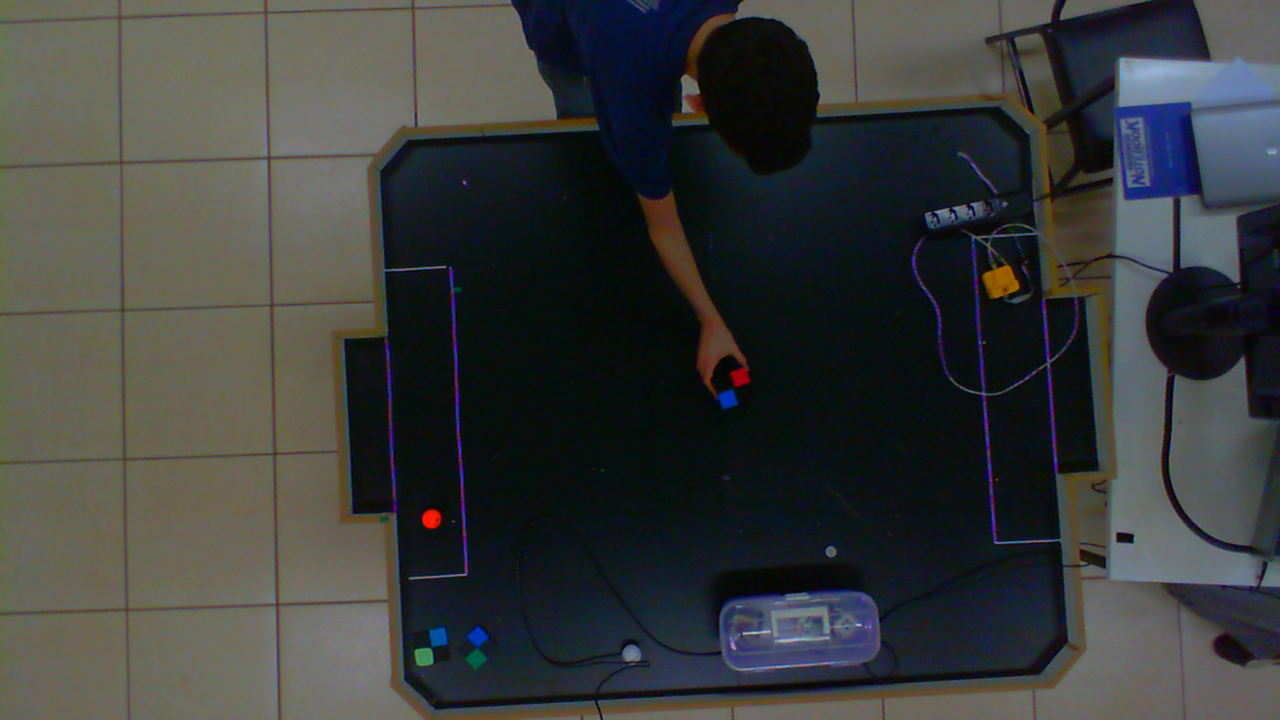
#> input picture test.png, 1280 x 720 px
$ python -i calibrate.py   (imports and definitions only)   (Python 2 division)   (older library calls are emulated)
#> lines starting #> are read from the running program, lines starting #| are printed output that depends on the picture; after the words box and inside, x2 and y2 are one past the last pixel; in counts of white or black regions, pixels touching at a corner belong together
#> further down, picture is the input picture: shape (720, 1280, 3); mean B, G, R 59.9, 61.3, 59
### arena/robos.py
import csv
import numpy as np


class LIATime():
    def __init__(self,nrobos = 4):
        self.nrobos = nrobos
        self.robos = []
        self._carrega_init()
    def _carrega_init(self):
        f = csv.DictReader(open('init.csv'),delimiter =',')
#> (reads arena/init.csv from the repository)
        for row in f:
            obj = LIARobo(row['id'],row['nome'])
            for tcor in ['cor1','cor2']:
                if row[tcor] != None:
                    v = row[tcor].strip('(').strip(')').split('#')
                    v0 = v[0].split(':')
                    v1 = v[1].split(':')
                    tcormin = np.array([int(v0[0]),int(v0[1]),int(v0[2])])
                    tcormax = np.array([int(v1[0]),int(v1[1]),int(v1[2])])
                    obj.icores.append((tcormin,tcormax))
            self.robos.append(obj)

    # [11 lines left out: functions lista_robos, _salva_init, not called in this run]


class LIARobo():
    def __init__(self,id,nome):
        self.id = id
        self.nome = nome
        self.lcores = []
        self.icores = []


    # [26 lines left out: functions atualiza_icores, salva_str, not called in this run]

### arena/calibrate.py
#!/usr/bin/python
import numpy as np

import cv2

import unittest
from sklearn.cluster import KMeans
import scipy
import robos


class CalibrateTest(unittest.TestCase):
    # [5 lines left out: function test_find, not called in this run]


class CalibrateObject():
    def __init__(self):
        self.centers = None
        self.frame = None
        self.hsv = None
        self.frame_undo = None
        self.mouse_click = None
        self.square_train = 20
        self.hsv = None
        self.clicked = False
        self.nrobo = 0
        self.time = robos.LIATime()
        self.enable_mean_shift = True
        self.actual_hcolor = []
        self.valid_distance = 10
        self.boundaries = []
        self.cropped = False


    def set_frame(self, frame):
        self.frame = frame
        self.hsv = cv2.cvtColor(self.frame, cv2.COLOR_BGR2HSV)
#> self.hsv: shape (720, 1280, 3); mean H, S, V 69.3, 97.2, 69.6
        tmin = np.array([0,28,64])
        tmax = np.array([255,255,255])
        self.thsv = cv2.inRange(self.hsv,tmin,tmax)
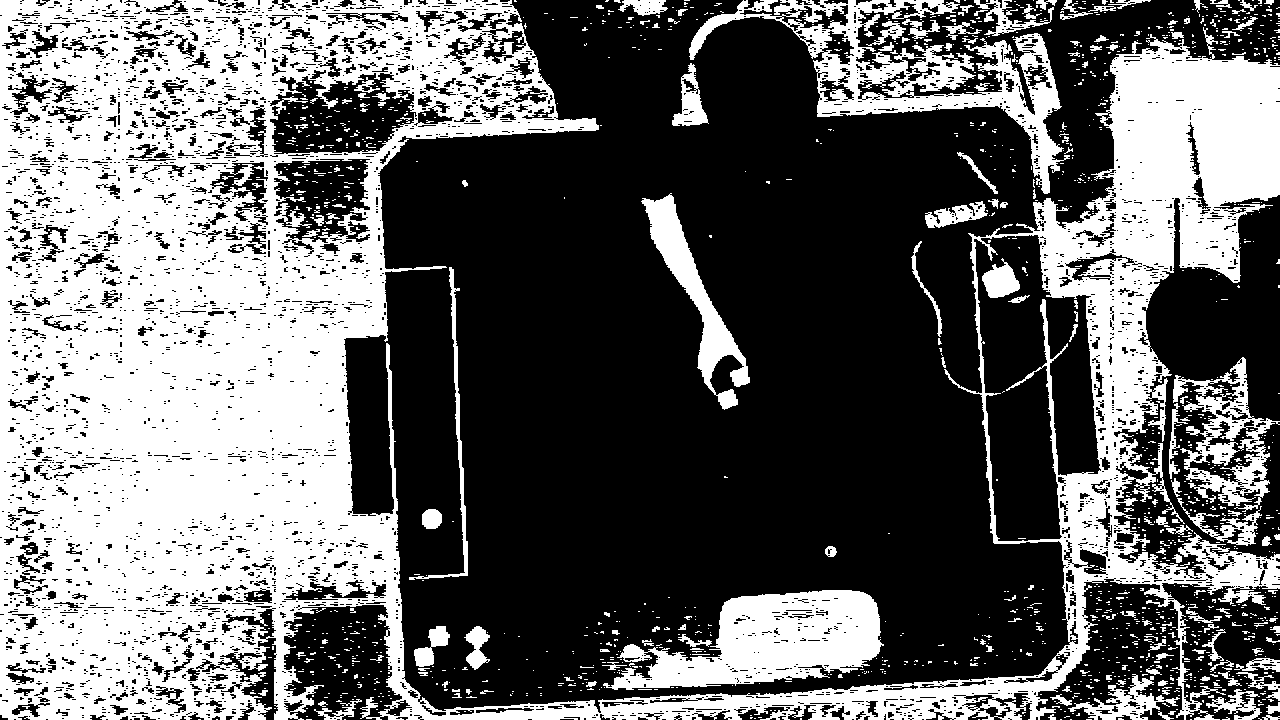
#> self.thsv: shape (720, 1280); 41% white; 1488 white regions (1306 under 20 px), largest, box (x1, y1, x2, y2) and area: (0, 0, 1280, 720) 309946, (689, 0, 1070, 194) 16217, (603, 590, 884, 690) 15558
        self.hsv = cv2.bitwise_and(self.hsv,self.hsv,mask=self.thsv)
#> self.hsv: shape (720, 1280, 3); mean H, S, V 19.6, 28.3, 43.7
        self.frame = cv2.bitwise_and(frame,frame,mask=self.thsv)
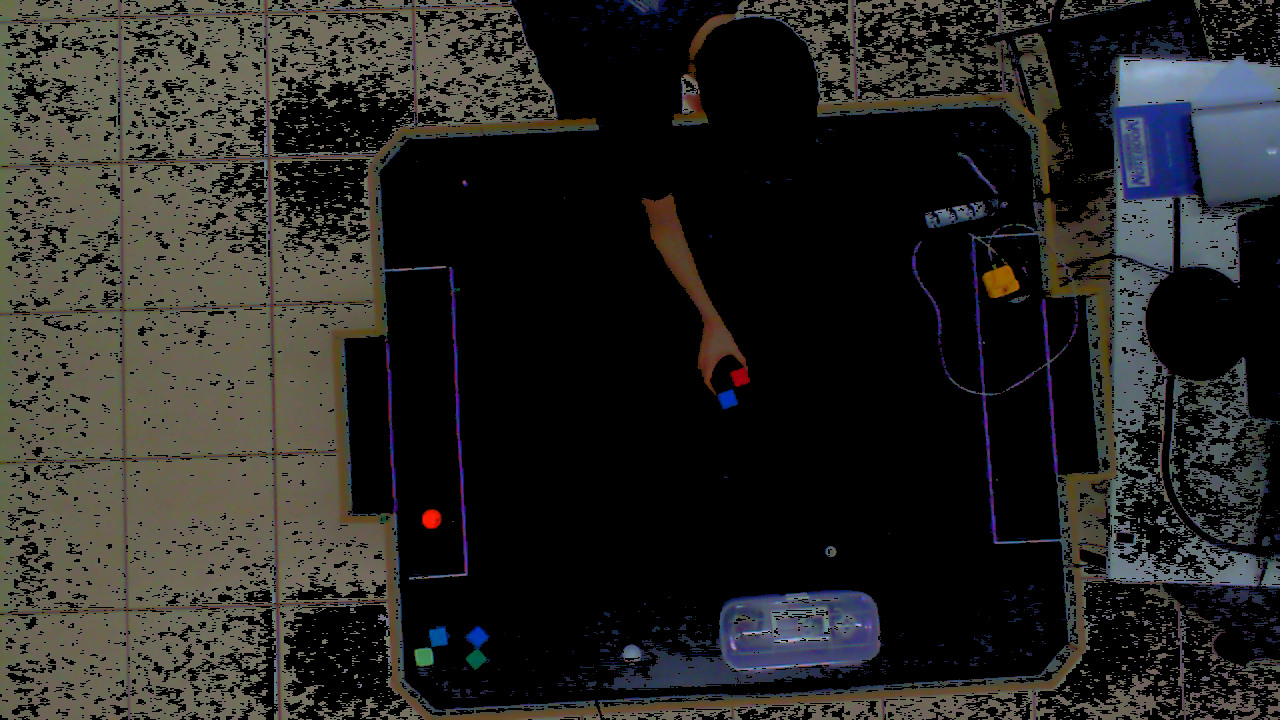
#> self.frame: shape (720, 1280, 3); mean B, G, R 35.9, 38.8, 39.6

        #  self.hsv = cv2.erode(self.hsv, None, iterations=2)
      #  self.hsv = cv2.dilate(self.hsv, None, iterations=2)


    # [218 lines left out: functions _marca, mouse_callback, mouse_set_boundaries, crop_frame, prepare_image, read_points, not called in this run]


# [2 lines not run here, left out]


>>> import cv2
>>> picture = cv2.imread('../test.png')
>>> result = CalibrateObject().set_frame(picture)
